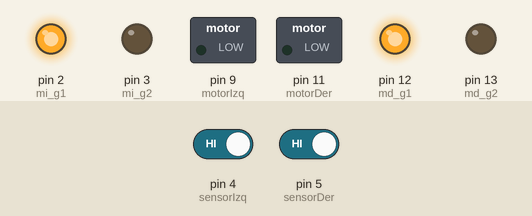
Simulated run of this sketch. Board: Arduino Uno, built with avr-gcc and run on an emulated ATmega328P. Shown: switched loads named in the sketch (green lamp = pin HIGH), output pins drawn as LEDs (lit = HIGH). The inputs (shaded band) are chosen by the test bench; at power-on: pin 4 (sensorIzq) HIGH, pin 5 (sensorDer) HIGH.

Above: at 1.2 s.
1.3 s: pin 4 (sensorIzq) driven LOW
At 2.5 s:
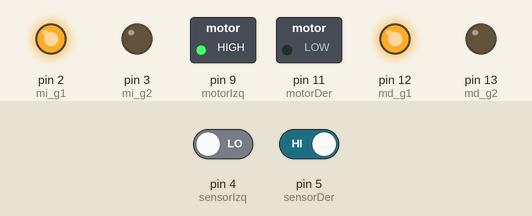
2.8 s: pin 5 (sensorDer) driven LOW
At 3.9 s:
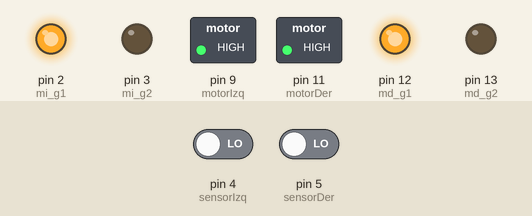
4.3 s: pin 4 (sensorIzq) driven HIGH
At 5.0 s:
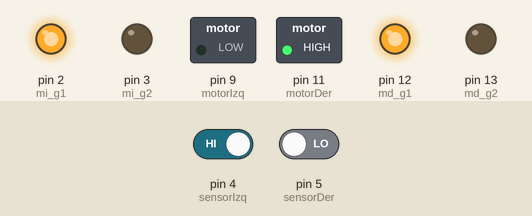
5.8 s: pin 5 (sensorDer) driven HIGH
At 6.2 s:
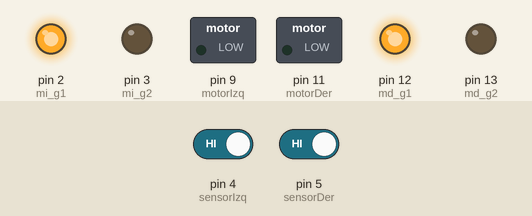
Timing chart, 0 to 8.3 s (numbered marks = the images above; inputs shaded):
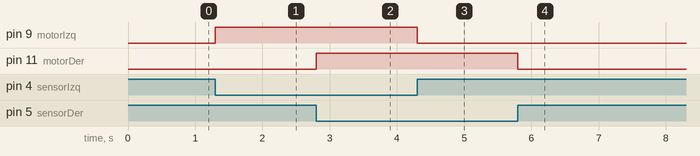

Measured:
- after the input at 1.3 s, pin 9 (motorIzq): LOW → HIGH at once
- after the input at 2.8 s, pin 11 (motorDer): LOW → HIGH at once
- after the input at 4.3 s, pin 9 (motorIzq): HIGH → LOW at once
- after the input at 5.8 s, pin 11 (motorDer): HIGH → LOW at once

The sketch:

SeguidorLineas.ino
```cpp
// C++ code
//************* Motor Izquierdo ************
const int motorIzq = 9, mi_g1 = 2, mi_g2 = 3;

//************* Motor Derecho **************
const int motorDer = 11, md_g1 = 12, md_g2 = 13;

// sensores
const int sensorIzq = 4;
const int sensorDer = 5;

void setup()
{
  // motor Izquierdo.
  pinMode(motorIzq, OUTPUT);
  pinMode(mi_g1, OUTPUT);
  pinMode(mi_g2, OUTPUT);

  // motor Derecho.
  pinMode(motorDer, OUTPUT);
  pinMode(md_g1, OUTPUT);
  pinMode(md_g2, OUTPUT);

  // sensores.
  pinMode(sensorIzq, INPUT);
  pinMode(sensorDer, INPUT);


  // se determina el giro del motor.
  digitalWrite(mi_g1, HIGH);
  digitalWrite(mi_g2, LOW);
  digitalWrite(md_g1, HIGH);
  digitalWrite(md_g2, LOW);

}

void loop()
{
  if(digitalRead(sensorIzq) == LOW){
    analogWrite(motorIzq, 255); // máximo 255.
  }
  else{
    analogWrite(motorIzq, 0);   // apagado.
  }
  if(digitalRead(sensorDer) == LOW){
    analogWrite(motorDer, 255);
  }
  else{
    analogWrite(motorDer, 0);
  }
}
```
